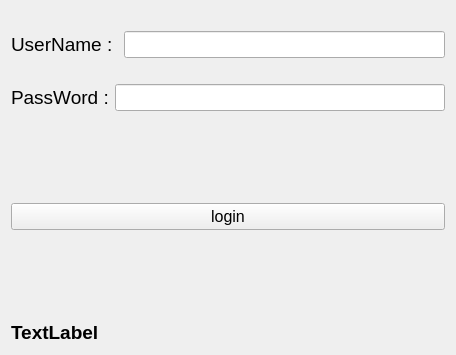
<?xml version="1.0" encoding="UTF-8"?>
<ui version="4.0">
 <class>Form</class>
 <widget class="QWidget" name="Form">
  <property name="geometry">
   <rect>
    <x>0</x>
    <y>0</y>
    <width>456</width>
    <height>355</height>
   </rect>
  </property>
  <property name="windowTitle">
   <string>Form</string>
  </property>
  <layout class="QVBoxLayout" name="verticalLayout">
   <item>
    <spacer name="horizontalSpacer">
     <property name="orientation">
      <enum>Qt::Horizontal</enum>
     </property>
     <property name="sizeHint" stdset="0">
      <size>
       <width>40</width>
       <height>20</height>
      </size>
     </property>
    </spacer>
   </item>
   <item>
    <layout class="QHBoxLayout" name="horizontalLayout">
     <item>
      <widget class="QLabel" name="label">
       <property name="font">
        <font>
         <pointsize>14</pointsize>
        </font>
       </property>
       <property name="text">
        <string>UserName : </string>
       </property>
      </widget>
     </item>
     <item>
      <widget class="QLineEdit" name="lineEdit_username">
       <property name="font">
        <font>
         <pointsize>12</pointsize>
        </font>
       </property>
      </widget>
     </item>
    </layout>
   </item>
   <item>
    <spacer name="horizontalSpacer_2">
     <property name="orientation">
      <enum>Qt::Horizontal</enum>
     </property>
     <property name="sizeHint" stdset="0">
      <size>
       <width>40</width>
       <height>20</height>
      </size>
     </property>
    </spacer>
   </item>
   <item>
    <layout class="QHBoxLayout" name="horizontalLayout_2">
     <item>
      <widget class="QLabel" name="label_2">
       <property name="font">
        <font>
         <pointsize>14</pointsize>
        </font>
       </property>
       <property name="text">
        <string>PassWord :</string>
       </property>
      </widget>
     </item>
     <item>
      <widget class="QLineEdit" name="lineEdit_password">
       <property name="font">
        <font>
         <pointsize>12</pointsize>
        </font>
       </property>
       <property name="echoMode">
        <enum>QLineEdit::Password</enum>
       </property>
      </widget>
     </item>
    </layout>
   </item>
   <item>
    <spacer name="verticalSpacer">
     <property name="orientation">
      <enum>Qt::Vertical</enum>
     </property>
     <property name="sizeHint" stdset="0">
      <size>
       <width>20</width>
       <height>40</height>
      </size>
     </property>
    </spacer>
   </item>
   <item>
    <widget class="QPushButton" name="pushButton">
     <property name="font">
      <font>
       <pointsize>12</pointsize>
      </font>
     </property>
     <property name="text">
      <string>login</string>
     </property>
    </widget>
   </item>
   <item>
    <spacer name="verticalSpacer_2">
     <property name="orientation">
      <enum>Qt::Vertical</enum>
     </property>
     <property name="sizeHint" stdset="0">
      <size>
       <width>20</width>
       <height>40</height>
      </size>
     </property>
    </spacer>
   </item>
   <item>
    <widget class="QLabel" name="label_result">
     <property name="font">
      <font>
       <pointsize>14</pointsize>
       <weight>75</weight>
       <bold>true</bold>
      </font>
     </property>
     <property name="text">
      <string>TextLabel</string>
     </property>
    </widget>
   </item>
  </layout>
 </widget>
 <resources/>
 <connections/>
</ui>
